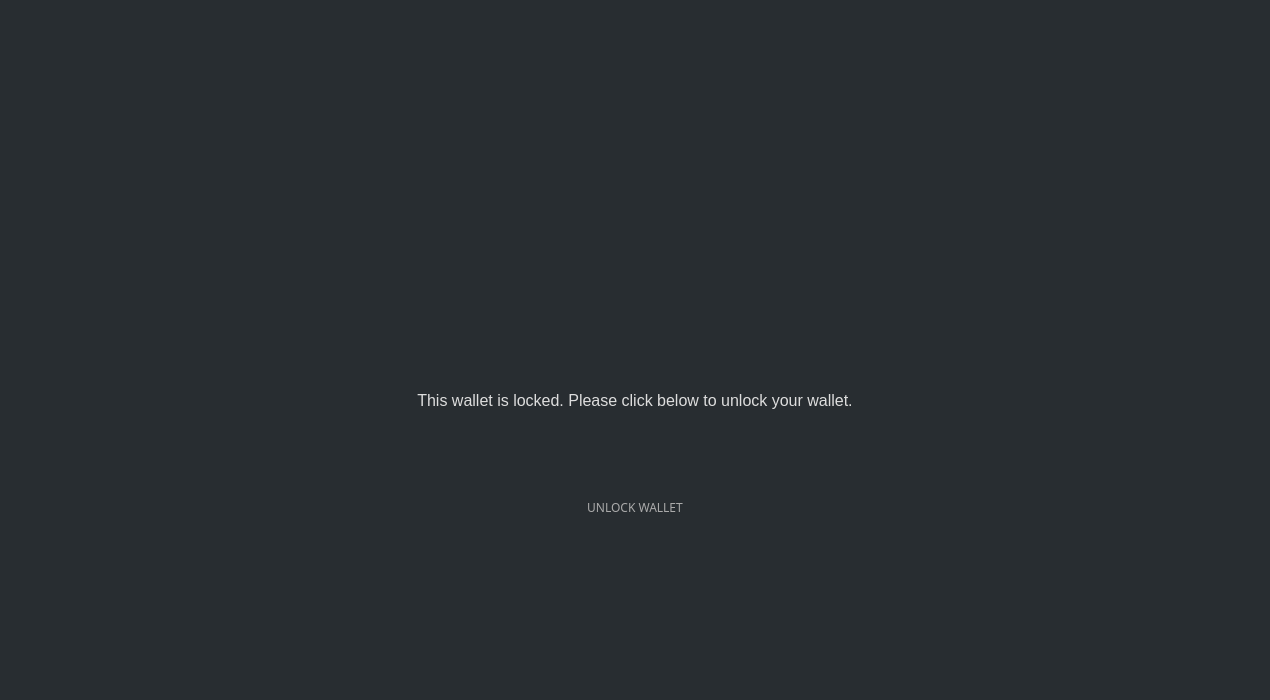
       <widget class="QGroupBox" name="lockBox">
        <property name="sizePolicy">
         <sizepolicy hsizetype="Expanding" vsizetype="Preferred">
          <horstretch>0</horstretch>
          <verstretch>0</verstretch>
         </sizepolicy>
        </property>
        <property name="minimumSize">
         <size>
          <width>1270</width>
          <height>700</height>
         </size>
        </property>
        <property name="maximumSize">
         <size>
          <width>16777215</width>
          <height>16777215</height>
         </size>
        </property>
        <property name="styleSheet">
         <string notr="true">border: 0px; color: #aaa; 
background-color: #282d31;</string>
        </property>
        <property name="title">
         <string/>
        </property>
        <layout class="QVBoxLayout" name="verticalLayout_6">
         <item>
          <widget class="QLabel" name="empty_1">
           <property name="sizePolicy">
            <sizepolicy hsizetype="Expanding" vsizetype="Preferred">
             <horstretch>0</horstretch>
             <verstretch>0</verstretch>
            </sizepolicy>
           </property>
           <property name="styleSheet">
            <string notr="true">color: #ddd; 
font-size: 16px;</string>
           </property>
           <property name="text">
            <string/>
           </property>
           <property name="alignment">
            <set>Qt::AlignCenter</set>
           </property>
          </widget>
         </item>
         <item alignment="Qt::AlignHCenter|Qt::AlignVCenter">
          <widget class="QLabel" name="label_36">
           <property name="sizePolicy">
            <sizepolicy hsizetype="Expanding" vsizetype="Maximum">
             <horstretch>0</horstretch>
             <verstretch>0</verstretch>
            </sizepolicy>
           </property>
           <property name="text">
            <string/>
           </property>
           <property name="pixmap">
            <pixmap resource="../../resources.qrc">:/images/images/lock.png</pixmap>
           </property>
          </widget>
         </item>
         <item>
          <widget class="QLabel" name="label_37">
           <property name="sizePolicy">
            <sizepolicy hsizetype="Expanding" vsizetype="Preferred">
             <horstretch>0</horstretch>
             <verstretch>0</verstretch>
            </sizepolicy>
           </property>
           <property name="styleSheet">
            <string notr="true">color: #ddd; 
font-size: 16px;</string>
           </property>
           <property name="text">
            <string>This wallet is locked. Please click below to unlock your wallet.</string>
           </property>
           <property name="alignment">
            <set>Qt::AlignCenter</set>
           </property>
          </widget>
         </item>
         <item alignment="Qt::AlignHCenter">
          <widget class="QPushButton" name="b1_unlockWalletButton">
           <property name="sizePolicy">
            <sizepolicy hsizetype="Expanding" vsizetype="Expanding">
             <horstretch>0</horstretch>
             <verstretch>0</verstretch>
            </sizepolicy>
           </property>
           <property name="minimumSize">
            <size>
             <width>180</width>
             <height>31</height>
            </size>
           </property>
           <property name="maximumSize">
            <size>
             <width>600</width>
             <height>50</height>
            </size>
           </property>
           <property name="font">
            <font>
             <family>Poppins</family>
            </font>
           </property>
           <property name="styleSheet">
            <string notr="true">QPushButton#m_unlockWalletButton {color: #fff; border: 1px solid orange;  border-radius: 5px; 
margin-bottom: 10%;}

QPushButton#m_unlockWalletButton:hover {color: orange; border: 1px solid orange;  border-radius: 5px; }</string>
           </property>
           <property name="text">
            <string>UNLOCK WALLET</string>
           </property>
          </widget>
         </item>
         <item>
          <widget class="QLabel" name="empty">
           <property name="sizePolicy">
            <sizepolicy hsizetype="Expanding" vsizetype="Preferred">
             <horstretch>0</horstretch>
             <verstretch>0</verstretch>
            </sizepolicy>
           </property>
           <property name="styleSheet">
            <string notr="true">color: #ddd; 
font-size: 16px;</string>
           </property>
           <property name="text">
            <string/>
           </property>
           <property name="alignment">
            <set>Qt::AlignCenter</set>
           </property>
          </widget>
         </item>
        </layout>
       </widget>
